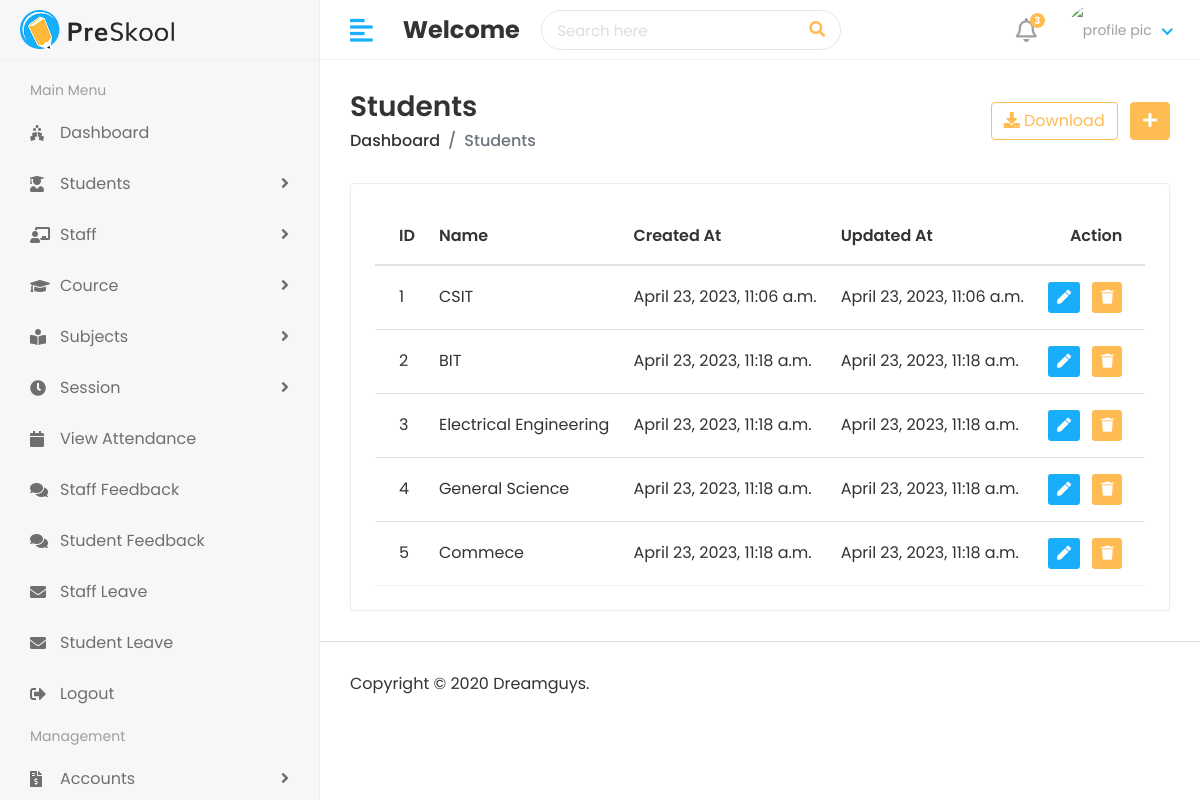
Before: /hod/view-cource/ with the older database file.
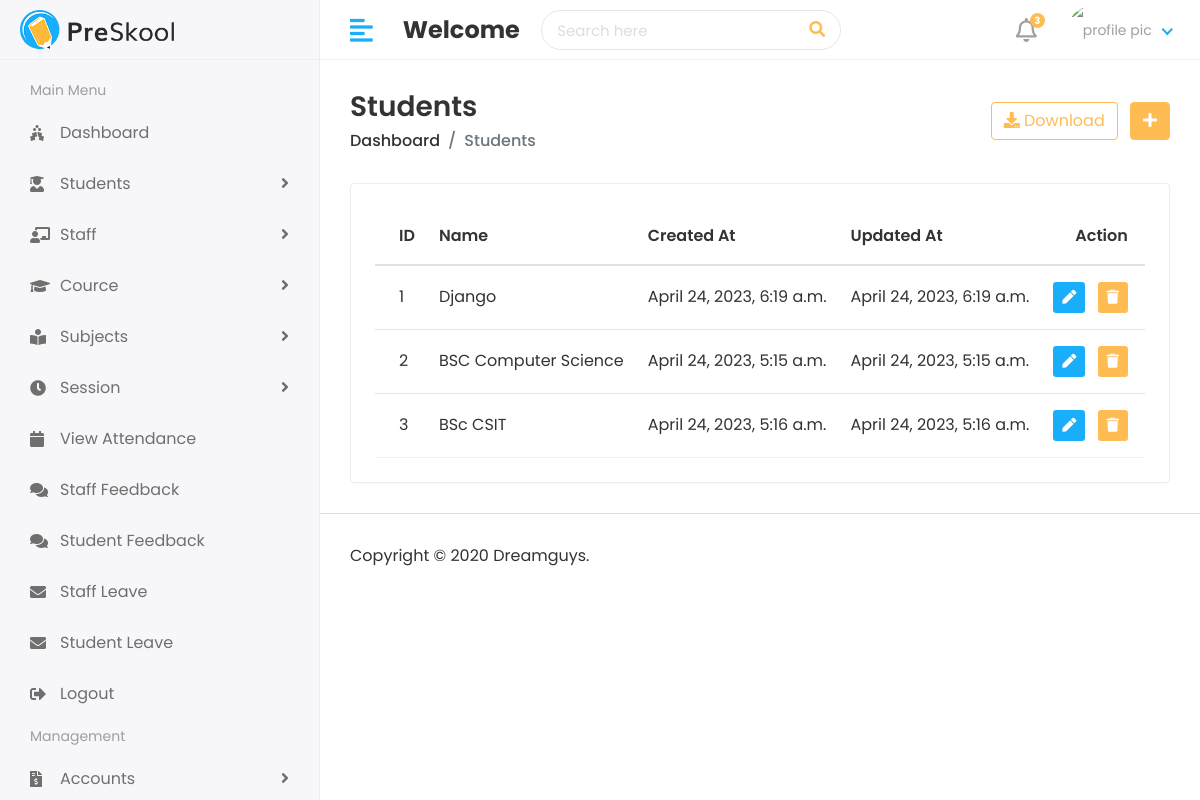
After: the same page with the newer database file.
### app_attendance_system/models.py (models this page shows)
class Cource(models.Model):
    name= models.CharField(max_length=100)
    created_at= models.DateTimeField(auto_now=True)
    updated_at= models.DateTimeField(auto_now=True)
    def __str__(self):
        return self.name

### app_attendance_system/views.py (the view)
# urls.py: path('hod/view-cource/', views.HodViewCource, name='view-cource'),
def HodViewCource(request):
    cource=Cource.objects.all()
    print(cource)
    context= {
        'cource':cource
    }
    return render(request, 'hod/view_cource.html',context)

### templates/hod/view_cource.html (shortened to what this page needs)
{% extends "layouts/master.html" %}
{% load static %}
{%block content %}
<div class="content container-fluid">
    <div class="page-header">
       <div class="row align-items-center">
          <div class="col">
             <h3 class="page-title">Students</h3>
             <ul class="breadcrumb">
                <li class="breadcrumb-item"><a href="index.html">Dashboard</a></li>
                <li class="breadcrumb-item active">Students</li>
             </ul>
          </div>
          <div class="col-auto text-right float-right ml-auto">
             <a href="#" class="btn btn-outline-primary mr-2"><i class="fas fa-download"></i> Download</a>
             <a href="add-student.html" class="btn btn-primary"><i class="fas fa-plus"></i></a>
          </div>
       </div>
    </div>
    <div class="row">
       <div class="col-sm-12">
          <div class="card card-table">
             <div class="card-body">
                <div class="table-responsive">
                   <table class="table table-hover table-center mb-0 datatable">
                      <thead>
                         <tr>
                            <th>ID</th>
                            <th>Name</th>
                            <th>Created At</th>
                            <th>Updated At</th>
                            <th class="text-right">Action</th>
                         </tr>
                      </thead>
                      <tbody>
                        {% for i in cource %}
                         <tr>
                            <td>{{ forloop.counter }}</td>
                            <td>{{i.name}}</td>
                            <td>{{i.created_at}}</td>
                            <td>{{i.updated_at}}</td>
                            <td class="text-right">
                               <div class="actions">
                                  <a href="{% url 'edit-cource' i.id %}" class="btn btn-sm bg-success-light mr-2">
                                  <i class="fas fa-pen"></i>
                                  </a>
                                  <a href="{% url 'delete-cource' i.id %}" class="btn btn-sm bg-danger-light">
                                  <i class="fas fa-trash"></i>
                                  </a>
                               </div>
                            </td>
                         </tr>
                         {% endfor %}
                      </tbody>
                   </table>
                </div>
             </div>
          </div>
       </div>
    </div>
 </div>
{% endblock %}

### templates/layouts/master.html (shortened to what this page needs)
{% load static %}
<!DOCTYPE html>
<html lang="en">
   <head>
      <link rel="stylesheet" href="{% static 'assets/plugins/bootstrap/css/bootstrap.min.css' %}">
      <link rel="stylesheet" href="{% static 'assets/plugins/fontawesome/css/fontawesome.min.css' %}">
      <link rel="stylesheet" href="{% static 'assets/plugins/fontawesome/css/all.min.css' %}">
      <link rel="stylesheet" href="{% static 'assets/css/style.css' %}">
   </head>
   <body>
      <div class="main-wrapper">
         {% include "components/header.html" %}
         {% include "components/sidebar.html" %}
         <div class="page-wrapper">
                {% block content %}
         {% endblock  %}
            {% include "components/footer.html" %}
      </div>
   </div>
   </body>
</html>

### templates/components/header.html (shortened to what this page needs)
{%load static%}
<div class="header">
    <div class="header-left">
       <a href="index.html" class="logo">
       <img src="{% static 'assets/img/logo.png' %}" alt="Logo">
       </a>
    </div>
    <a href="javascript:void(0);" id="toggle_btn">
    <i class="fas fa-align-left"></i>
    </a>
    <div class="top-nav-search mt-3">
      <h4><strong>Welcome</strong>&nbsp;</h4>
    </div>
    <div class="top-nav-search">
       <form>
          <input type="text" class="form-control" placeholder="Search here">
          <button class="btn" type="submit"><i class="fas fa-search"></i></button>
       </form>
    </div>
    <ul class="nav user-menu">
       <li class="nav-item dropdown noti-dropdown">
          <a href="#" class="dropdown-toggle nav-link" data-toggle="dropdown">
          <i class="far fa-bell"></i> <span class="badge badge-pill">3</span>
          </a>
       </li>
       <li class="nav-item dropdown has-arrow">
          <a href="#" class="dropdown-toggle nav-link" data-toggle="dropdown">
            {% if user.profile_pic == "" %}
            <span class="user-img"><img class="rounded-circle" src="{% static 'assets/img/no image.jpg' %}" width=31 width="31" alt="profile pic"></span>
            {% else %}
          <span class="user-img"><img class="rounded-circle" src="/{{user.profile_pic}}" width=31 width="31" alt="profile pic"></span>
          {% endif %}
          </a>
       </li>
    </ul>
 </div>

### templates/components/sidebar.html (shortened to what this page needs)
{%load static%}
<div class="sidebar" id="sidebar">
    <div class="sidebar-inner slimscroll">
       <div id="sidebar-menu" class="sidebar-menu">
          <ul>
             <li class="menu-title">
                <span>Main Menu</span>
             </li>
             <li>
               <a href="{% url 'hod' %}"><i class="fas fa-holly-berry"></i> <span>Dashboard</span></a>
            </li>
             <li class="submenu">
                <a href="#"><i class="fas fa-user-graduate"></i> <span> Students</span> <span class="menu-arrow"></span></a>
             </li>
             <li class="submenu">
                <a href="#"><i class="fas fa-chalkboard-teacher"></i> <span> Staff</span> <span class="menu-arrow"></span></a>
             </li>
             <li class="submenu">
                <a href="#"><i class="fa fa-graduation-cap"></i> <span> Cource</span> <span class="menu-arrow"></span></a>
             </li>
             <li class="submenu">
                <a href="#"><i class="fas fa-book-reader"></i> <span> Subjects</span> <span class="menu-arrow"></span></a>
             </li>
             <li class="submenu">
                <a href="#"><i class="fas fa-clock"></i> <span> Session</span> <span class="menu-arrow"></span></a>
             </li>
             <li>
               <a href="holiday.html"><i class="fa fa-calendar"></i> <span>View Attendance</span></a>
            </li>
             <li>
               <a href="holiday.html"><i class="fas fa-comments"></i> <span>Staff Feedback</span></a>
            </li>
             <li>
               <a href="holiday.html"><i class="fas fa-comments"></i> <span>Student Feedback</span></a>
            </li>
             <li>
               <a href="holiday.html"><i class="fas fa-envelope"></i> <span>Staff Leave</span></a>
            </li>
             <li>
               <a href="holiday.html"><i class="fas fa-envelope"></i> <span>Student Leave</span></a>
            </li>
             <li>
               <a href="holiday.html"><i class="fa fa-sign-out-alt"></i> <span>Logout</span></a>
            </li>
             <li class="menu-title">
                <span>Management</span>
             </li>
             <li class="submenu">
                <a href="#"><i class="fas fa-file-invoice-dollar"></i> <span> Accounts</span> <span class="menu-arrow"></span></a>
             </li>
          </ul>
       </div>
    </div>
 </div>

### templates/components/footer.html
{%load static%}
<footer>
    <p>Copyright © 2020 Dreamguys.</p>
 </footer>

Changed rows visible on the page:
removed Cource: name "CSIT", created_at "April 23, 2023, 11:06 a.m.", updated_at "April 23, 2023, 11:06 a.m."
removed Cource: name "BIT", created_at "April 23, 2023, 11:18 a.m.", updated_at "April 23, 2023, 11:18 a.m."
removed Cource: name "Electrical Engineering", created_at "April 23, 2023, 11:18 a.m.", updated_at "April 23, 2023, 11:18 a.m."
removed Cource: name "General Science", created_at "April 23, 2023, 11:18 a.m.", updated_at "April 23, 2023, 11:18 a.m."
removed Cource: name "Commece", created_at "April 23, 2023, 11:18 a.m.", updated_at "April 23, 2023, 11:18 a.m."
added Cource: name "Django", created_at "April 24, 2023, 6:19 a.m.", updated_at "April 24, 2023, 6:19 a.m."
added Cource: name "BSC Computer Science", created_at "April 24, 2023, 5:15 a.m.", updated_at "April 24, 2023, 5:15 a.m."
added Cource: name "BSc CSIT", created_at "April 24, 2023, 5:16 a.m.", updated_at "April 24, 2023, 5:16 a.m."
